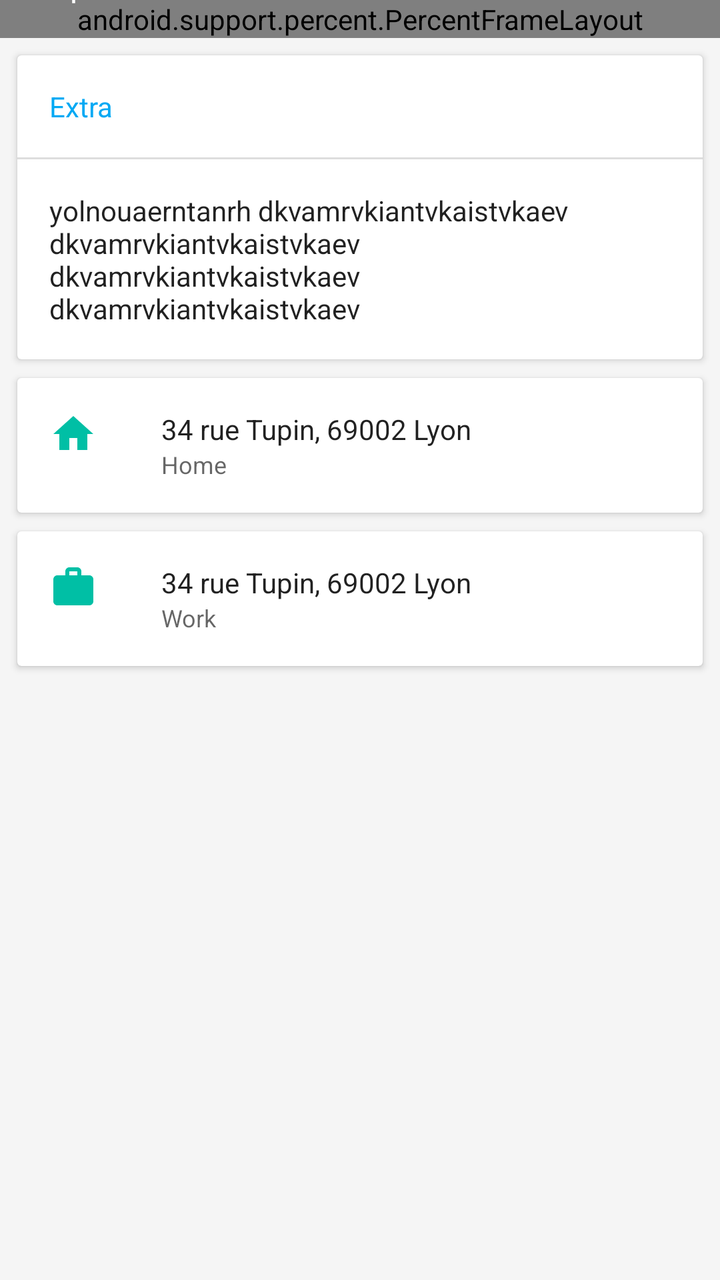
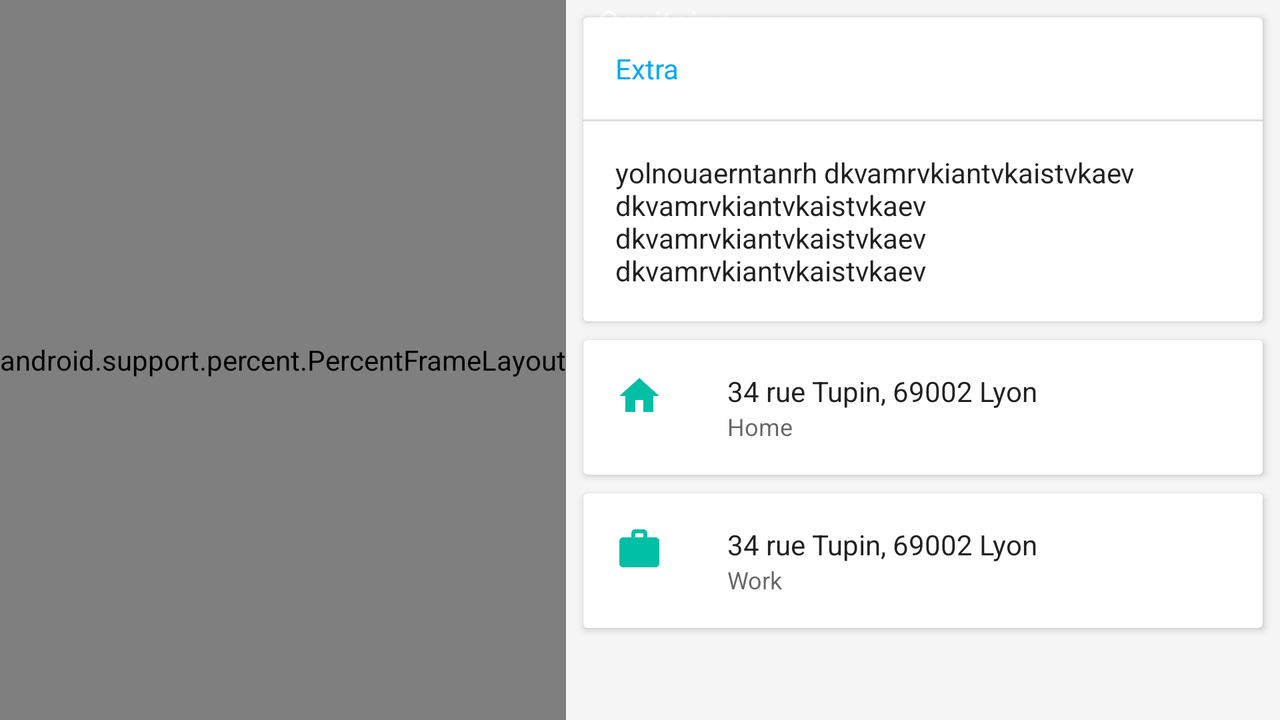

An Android layout and its configuration variant, each rendered on a device that would load it. The default file and the variant file are quoted in full after the pictures.
<!-- AndroidManifest.xml: application theme AppTheme -->
<!-- res/layout/sheet_target.xml -->
<?xml version="1.0" encoding="utf-8"?>
<android.support.v4.widget.NestedScrollView xmlns:android="http://schemas.android.com/apk/res/android"
    xmlns:app="http://schemas.android.com/apk/res-auto"
    xmlns:tools="http://schemas.android.com/tools"
    android:id="@+id/bottom_sheet"
    style="@style/AppTheme.Background"
    android:layout_width="match_parent"
    android:layout_height="match_parent"
    android:orientation="vertical">

    <RelativeLayout
        android:layout_width="match_parent"
        android:layout_height="match_parent">

        <android.support.percent.PercentFrameLayout
            android:id="@+id/target_container_photo"
            android:layout_width="match_parent"
            android:layout_height="wrap_content">

            <ImageButton
                android:id="@+id/target_photo"
                style="@style/Widget.AppCompat.Button.Borderless"
                android:layout_width="match_parent"
                android:layout_height="0dp"
                android:foreground="?android:selectableItemBackground"
                android:padding="0dp"
                android:scaleType="centerCrop"
                app:layout_aspectRatio="100%"
                app:layout_widthPercent="100%"
                tools:background="@color/colorAccent" />

        </android.support.percent.PercentFrameLayout>

        <TextView
            android:id="@+id/target_alias"
            style="@style/TextAppearance.AppCompat.Subhead.Inverse"
            android:layout_width="match_parent"
            android:layout_height="wrap_content"
            android:layout_alignBottom="@id/target_container_photo"
            android:layout_marginBottom="16dp"
            android:layout_marginLeft="16dp"
            android:layout_marginRight="16dp"
            tools:text="Capitaine" />

        <TextView
            android:id="@+id/target_name"
            style="@style/TextAppearance.AppCompat.Title.Inverse"
            android:layout_width="match_parent"
            android:layout_height="wrap_content"
            android:layout_above="@id/target_alias"
            android:layout_marginLeft="16dp"
            android:layout_marginRight="16dp"
            android:layout_marginTop="24dp"
            tools:text="Jack Sparrow" />

        <android.support.v7.widget.CardView
            android:id="@+id/target_container_extra"
            android:layout_width="match_parent"
            android:layout_height="wrap_content"
            android:layout_below="@id/target_container_photo"
            android:layout_marginBottom="2dp"
            android:layout_marginEnd="6dp"
            android:layout_marginLeft="6dp"
            android:layout_marginRight="6dp"
            android:layout_marginStart="6dp"
            android:layout_marginTop="5dp"
            app:cardUseCompatPadding="true">

            <LinearLayout
                android:layout_width="match_parent"
                android:layout_height="wrap_content"
                android:orientation="vertical">

                <TextView
                    style="@style/TextAppearance.AppCompat.Body1"
                    android:layout_width="wrap_content"
                    android:layout_height="wrap_content"
                    android:layout_margin="16dp"
                    android:text="@string/target_extra"
                    android:textColor="@color/colorPrimary" />

                <View
                    android:layout_width="match_parent"
                    android:layout_height="1dp"
                    android:background="#ddd" />

                <TextView
                    android:id="@+id/target_extra"
                    style="@style/TextAppearance.AppCompat.Body1"
                    android:layout_width="match_parent"
                    android:layout_height="match_parent"
                    android:layout_margin="16dp"
                    tools:text="yolnouaerntanrh dkvamrvkiantvkaistvkaev dkvamrvkiantvkaistvkaev dkvamrvkiantvkaistvkaev dkvamrvkiantvkaistvkaev" />

            </LinearLayout>

        </android.support.v7.widget.CardView>

        <android.support.v7.widget.CardView
            android:id="@+id/target_container_home"
            android:layout_width="match_parent"
            android:layout_height="wrap_content"
            android:layout_below="@id/target_container_extra"
            android:layout_marginBottom="2dp"
            android:layout_marginEnd="6dp"
            android:layout_marginLeft="6dp"
            android:layout_marginRight="6dp"
            android:layout_marginStart="6dp"
            app:cardUseCompatPadding="true">

            <RelativeLayout
                android:layout_width="match_parent"
                android:layout_height="wrap_content"
                android:background="?android:selectableItemBackground"
                android:padding="16dp">

                <ImageView
                    android:id="@+id/target_ic_home"
                    android:layout_width="wrap_content"
                    android:layout_height="wrap_content"
                    android:src="@drawable/ic_home_accent_24dp" />

                <TextView
                    android:id="@+id/target_home"
                    style="@style/TextAppearance.AppCompat.Body1"
                    android:layout_width="wrap_content"
                    android:layout_height="wrap_content"
                    android:layout_alignTop="@id/target_ic_home"
                    android:layout_marginLeft="56dp"
                    android:layout_marginStart="56dp"
                    tools:text="34 rue Tupin, 69002 Lyon" />

                <TextView
                    android:id="@+id/target_label_home"
                    style="@style/TextAppearance.AppCompat.Caption"
                    android:layout_width="match_parent"
                    android:layout_height="match_parent"
                    android:layout_alignLeft="@id/target_home"
                    android:layout_alignStart="@id/target_home"
                    android:layout_below="@id/target_home"
                    tools:text="@string/target_home" />

            </RelativeLayout>

        </android.support.v7.widget.CardView>

        <android.support.v7.widget.CardView
            android:id="@+id/target_container_work"
            android:layout_width="match_parent"
            android:layout_height="wrap_content"
            android:layout_below="@id/target_container_home"
            android:layout_marginEnd="6dp"
            android:layout_marginLeft="6dp"
            android:layout_marginRight="6dp"
            android:layout_marginStart="6dp"
            app:cardUseCompatPadding="true">

            <RelativeLayout
                android:layout_width="match_parent"
                android:layout_height="wrap_content"
                android:background="?android:selectableItemBackground"
                android:padding="16dp">

                <ImageView
                    android:id="@+id/target_ic_work"
                    android:layout_width="wrap_content"
                    android:layout_height="wrap_content"
                    android:src="@drawable/ic_work_accent_24dp" />

                <TextView
                    android:id="@+id/target_work"
                    style="@style/TextAppearance.AppCompat.Body1"
                    android:layout_width="wrap_content"
                    android:layout_height="wrap_content"
                    android:layout_alignTop="@id/target_ic_work"
                    android:layout_marginLeft="56dp"
                    android:layout_marginStart="56dp"
                    tools:text="34 rue Tupin, 69002 Lyon" />

                <TextView
                    android:id="@+id/target_label_work"
                    style="@style/TextAppearance.AppCompat.Caption"
                    android:layout_width="match_parent"
                    android:layout_height="match_parent"
                    android:layout_alignLeft="@id/target_work"
                    android:layout_alignStart="@id/target_work"
                    android:layout_below="@id/target_work"
                    tools:text="@string/target_work" />

            </RelativeLayout>

        </android.support.v7.widget.CardView>

        
        <View
            android:layout_below="@id/target_container_work"
            android:layout_width="match_parent"
            android:layout_height="5dp"/>

    </RelativeLayout>

</android.support.v4.widget.NestedScrollView>
<!-- resources referenced by this layout -->
<resources>
  <color name="colorAccent">#00BFA5</color>
  <color name="colorPrimary">#03A9F4</color>
  <!-- drawable ic_home_accent_24dp (drawable) -->
  <vector xmlns:android="http://schemas.android.com/apk/res/android"
      android:width="24dp"
      android:height="24dp"
      android:viewportHeight="24.0"
      android:viewportWidth="24.0">
      <path
          android:fillColor="#FF00BFA5"
          android:pathData="M10,20v-6h4v6h5v-8h3L12,3 2,12h3v8z" />
  </vector>
  <!-- drawable ic_work_accent_24dp (drawable) -->
  <vector xmlns:android="http://schemas.android.com/apk/res/android"
      android:width="24dp"
      android:height="24dp"
      android:viewportHeight="24.0"
      android:viewportWidth="24.0">
      <path
          android:fillColor="#FF00BFA5"
          android:pathData="M20,6h-4L16,4c0,-1.11 -0.89,-2 -2,-2h-4c-1.11,0 -2,0.89 -2,2v2L4,6c-1.11,0 -1.99,0.89 -1.99,2L2,19c0,1.11 0.89,2 2,2h16c1.11,0 2,-0.89 2,-2L22,8c0,-1.11 -0.89,-2 -2,-2zM14,6h-4L10,4h4v2z" />
  </vector>
  <string name="target_extra">Extra</string>
  <string name="target_home">Home</string>
  <string name="target_work">Work</string>
  <style name="AppTheme.Background">
          <item name="android:background">@color/background</item>
      </style>
  <style name="AppTheme" parent="Theme.AppCompat.Light.DarkActionBar">
          
          <item name="colorPrimary">@color/colorPrimary</item>
          <item name="colorPrimaryDark">@color/colorPrimaryDark</item>
          <item name="colorAccent">@color/colorAccent</item>
      </style>
  <color name="background">#F5F5F5</color>
  <color name="colorPrimaryDark">#0288D1</color>
</resources>
<!-- res/layout-land/sheet_target.xml (the repository's variant of the layout above) -->
<!-- drawn on the phone turned sideways -->
<?xml version="1.0" encoding="utf-8"?>
<LinearLayout xmlns:android="http://schemas.android.com/apk/res/android"
    xmlns:app="http://schemas.android.com/apk/res-auto"
    xmlns:tools="http://schemas.android.com/tools"
    android:id="@+id/bottom_sheet"
    android:layout_width="match_parent"
    android:layout_height="match_parent"
    android:orientation="horizontal">

    <android.support.percent.PercentFrameLayout
        android:id="@+id/target_container_photo"
        android:layout_width="wrap_content"
        android:layout_height="match_parent">

        <ImageButton
            android:id="@+id/target_photo"
            style="@style/Widget.AppCompat.Button.Borderless"
            android:layout_width="0dp"
            android:layout_height="match_parent"
            android:foreground="?android:selectableItemBackground"
            android:padding="0dp"
            android:scaleType="centerCrop"
            app:layout_aspectRatio="75%"
            app:layout_heightPercent="100%"
            tools:background="@color/colorAccent" />

    </android.support.percent.PercentFrameLayout>

    <android.support.v4.widget.NestedScrollView
        style="@style/AppTheme.Background"
        android:layout_width="match_parent"
        android:layout_height="match_parent"
        android:orientation="vertical"
        android:paddingBottom="5dp">

        <RelativeLayout
            android:layout_width="match_parent"
            android:layout_height="match_parent">

            <TextView
                android:id="@+id/target_alias"
                style="@style/TextAppearance.AppCompat.Subhead.Inverse"
                android:layout_width="match_parent"
                android:layout_height="wrap_content"
                android:layout_marginBottom="16dp"
                android:layout_marginLeft="16dp"
                android:layout_marginRight="16dp"
                tools:text="Capitaine" />

            <TextView
                android:id="@+id/target_name"
                style="@style/TextAppearance.AppCompat.Title.Inverse"
                android:layout_width="match_parent"
                android:layout_height="wrap_content"
                android:layout_above="@id/target_alias"
                android:layout_marginLeft="16dp"
                android:layout_marginRight="16dp"
                android:layout_marginTop="24dp"
                tools:text="Jack Sparrow" />

            <android.support.v7.widget.CardView
                android:id="@+id/target_container_extra"
                android:layout_width="match_parent"
                android:layout_height="wrap_content"
                android:layout_marginBottom="2dp"
                android:layout_marginEnd="6dp"
                android:layout_marginLeft="6dp"
                android:layout_marginRight="6dp"
                android:layout_marginStart="6dp"
                android:layout_marginTop="5dp"
                app:cardUseCompatPadding="true">

                <LinearLayout
                    android:layout_width="match_parent"
                    android:layout_height="wrap_content"
                    android:orientation="vertical">

                    <TextView
                        style="@style/TextAppearance.AppCompat.Body1"
                        android:layout_width="wrap_content"
                        android:layout_height="wrap_content"
                        android:layout_margin="16dp"
                        android:text="@string/target_extra"
                        android:textColor="@color/colorPrimary" />

                    <View
                        android:layout_width="match_parent"
                        android:layout_height="1dp"
                        android:background="#ddd" />

                    <TextView
                        android:id="@+id/target_extra"
                        style="@style/TextAppearance.AppCompat.Body1"
                        android:layout_width="match_parent"
                        android:layout_height="match_parent"
                        android:layout_margin="16dp"
                        tools:text="yolnouaerntanrh dkvamrvkiantvkaistvkaev dkvamrvkiantvkaistvkaev dkvamrvkiantvkaistvkaev dkvamrvkiantvkaistvkaev" />

                </LinearLayout>

            </android.support.v7.widget.CardView>

            <android.support.v7.widget.CardView
                android:id="@+id/target_container_home"
                android:layout_width="match_parent"
                android:layout_height="wrap_content"
                android:layout_below="@id/target_container_extra"
                android:layout_marginBottom="2dp"
                android:layout_marginEnd="6dp"
                android:layout_marginLeft="6dp"
                android:layout_marginRight="6dp"
                android:layout_marginStart="6dp"
                app:cardUseCompatPadding="true">

                <RelativeLayout
                    android:layout_width="match_parent"
                    android:layout_height="wrap_content"
                    android:background="?android:selectableItemBackground"
                    android:clickable="true"
                    android:padding="16dp">

                    <ImageView
                        android:id="@+id/target_ic_home"
                        android:layout_width="wrap_content"
                        android:layout_height="wrap_content"
                        android:src="@drawable/ic_home_accent_24dp" />

                    <TextView
                        android:id="@+id/target_home"
                        style="@style/TextAppearance.AppCompat.Body1"
                        android:layout_width="wrap_content"
                        android:layout_height="wrap_content"
                        android:layout_alignTop="@id/target_ic_home"
                        android:layout_marginLeft="56dp"
                        android:layout_marginStart="56dp"
                        tools:text="34 rue Tupin, 69002 Lyon" />

                    <TextView
                        android:id="@+id/target_label_home"
                        style="@style/TextAppearance.AppCompat.Caption"
                        android:layout_width="match_parent"
                        android:layout_height="match_parent"
                        android:layout_alignLeft="@id/target_home"
                        android:layout_alignStart="@id/target_home"
                        android:layout_below="@id/target_home"
                        tools:text="@string/target_home" />

                </RelativeLayout>

            </android.support.v7.widget.CardView>

            <android.support.v7.widget.CardView
                android:id="@+id/target_container_work"
                android:layout_width="match_parent"
                android:layout_height="wrap_content"
                android:layout_below="@id/target_container_home"
                android:layout_marginEnd="6dp"
                android:layout_marginLeft="6dp"
                android:layout_marginRight="6dp"
                android:layout_marginStart="6dp"
                app:cardUseCompatPadding="true">

                <RelativeLayout
                    android:layout_width="match_parent"
                    android:layout_height="wrap_content"
                    android:background="?android:selectableItemBackground"
                    android:clickable="true"
                    android:padding="16dp">

                    <ImageView
                        android:id="@+id/target_ic_work"
                        android:layout_width="wrap_content"
                        android:layout_height="wrap_content"
                        android:src="@drawable/ic_work_accent_24dp" />

                    <TextView
                        android:id="@+id/target_work"
                        style="@style/TextAppearance.AppCompat.Body1"
                        android:layout_width="wrap_content"
                        android:layout_height="wrap_content"
                        android:layout_alignTop="@id/target_ic_work"
                        android:layout_marginLeft="56dp"
                        android:layout_marginStart="56dp"
                        tools:text="34 rue Tupin, 69002 Lyon" />

                    <TextView
                        android:id="@+id/target_label_work"
                        style="@style/TextAppearance.AppCompat.Caption"
                        android:layout_width="match_parent"
                        android:layout_height="match_parent"
                        android:layout_alignLeft="@id/target_work"
                        android:layout_alignStart="@id/target_work"
                        android:layout_below="@id/target_work"
                        tools:text="@string/target_work" />

                </RelativeLayout>

            </android.support.v7.widget.CardView>

        </RelativeLayout>

    </android.support.v4.widget.NestedScrollView>

</LinearLayout>
